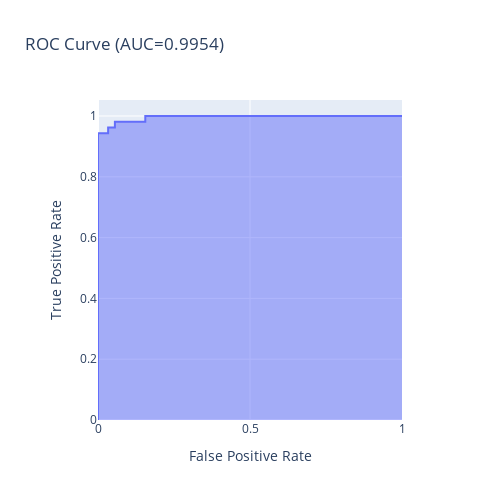

This figure's notebook cell:
### Code cell
fpr, tpr, thresholds = roc_curve(y_test, grid.decision_function(X_test))
fig = px.area(
    x=fpr, y=tpr,
    title=f'ROC Curve (AUC={auc(fpr, tpr):.4f})',
    labels=dict(x='False Positive Rate', y='True Positive Rate'),
    width=500, height=500)
fig.update_yaxes(scaleanchor="x", scaleratio=1)
fig.update_xaxes(constrain='domain')
fig.show()

### Figure 1 — Plotly figure (JSON) as saved in the notebook; plotly's stock layout.template omitted (floating-point values rounded to 4 significant figures)
{"data": [{"fillpattern": {"shape": ""}, "hovertemplate": "False Positive Rate=%{x}<br>True Positive Rate=%{y}<extra></extra>", "legendgroup": "", "line": {"color": "#636efa"}, "marker": {"symbol": "circle"}, "mode": "lines", "name": "", "orientation": "v", "showlegend": false, "stackgroup": "1", "type": "scatter", "x": [0, 0, 0, 0.03333, 0.03333, 0.05556, 0.05556, 0.1556, 0.1556, 1], "xaxis": "x", "y": [0, 0.01887, 0.9434, 0.9434, 0.9623, 0.9623, 0.9811, 0.9811, 1, 1], "yaxis": "y"}], "layout": {"height": 500, "legend": {"tracegroupgap": 0}, "title": {"text": "ROC Curve (AUC=0.9954)"}, "width": 500, "xaxis": {"anchor": "y", "constrain": "domain", "domain": [0, 1], "title": {"text": "False Positive Rate"}}, "yaxis": {"anchor": "x", "domain": [0, 1], "scaleanchor": "x", "scaleratio": 1, "title": {"text": "True Positive Rate"}}}}
